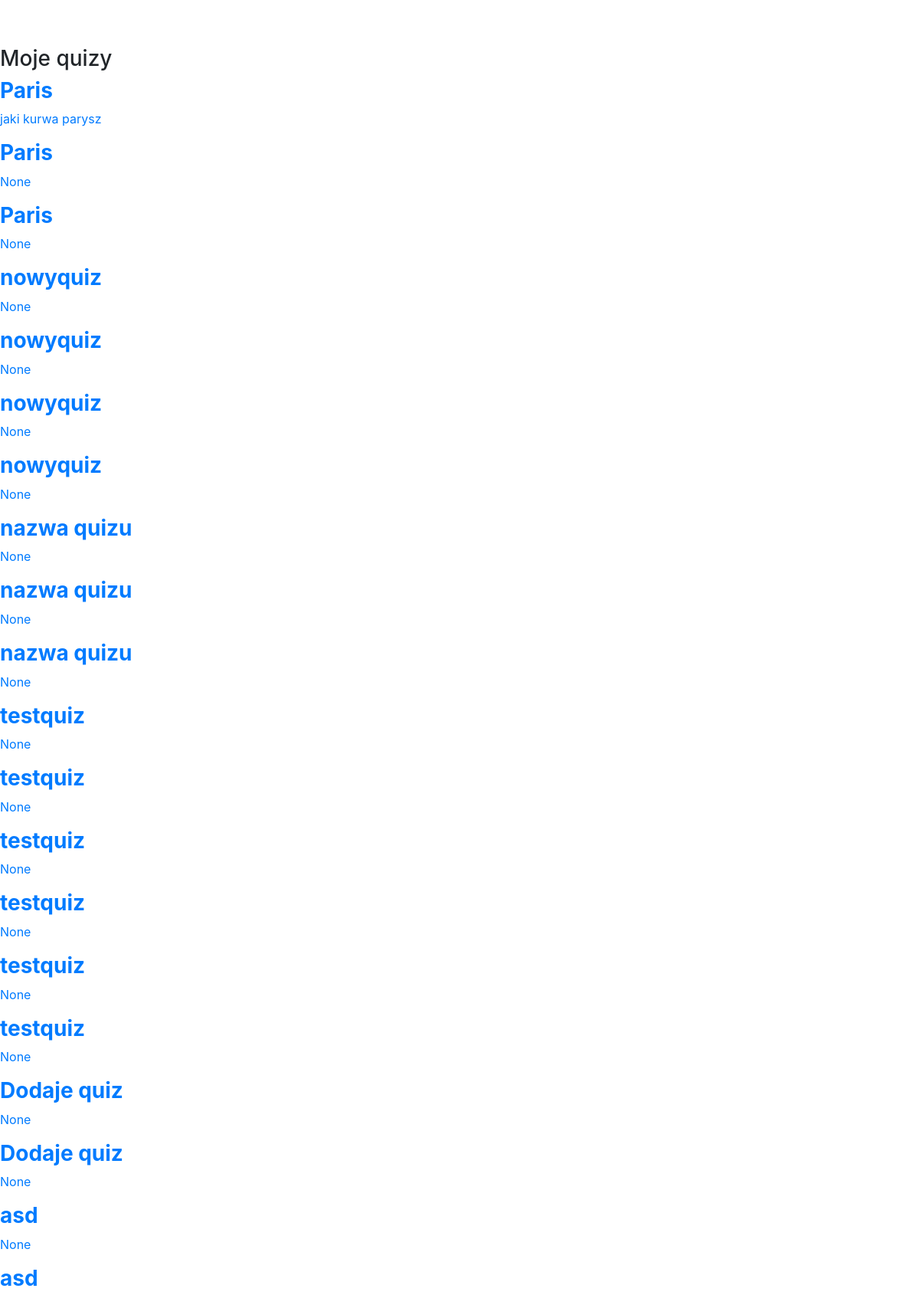
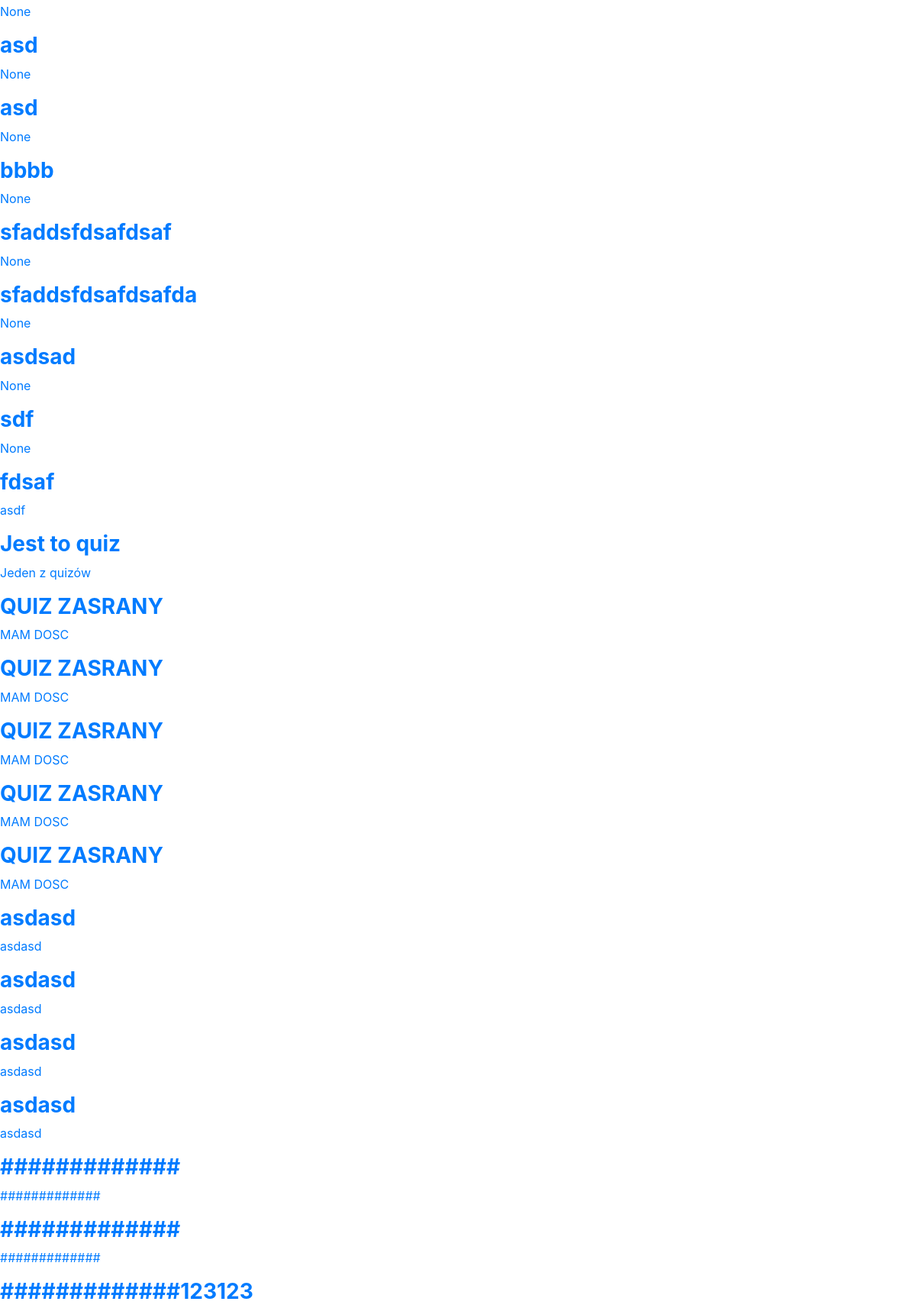
Page /quiz/testlist/ (upper part) on the committed database (2 pictures, top to bottom).
### quizAPP/models.py (models this page shows, shortened)
class Quiz(models.Model):
    title = models.CharField(max_length=200)
    description = models.TextField(blank=True, null=True)
    created_by = models.ForeignKey(User, on_delete=models.PROTECT, related_name='quizzes')

### quizAPP/views.py (the view)
# urls.py: path('testlist/',views.test_list,name='testlist')
def test_list(request):
    quiz_list = Quiz.objects.all()
    return render(request,"quiz/testlist.html",{'quizzes': quiz_list})

### templates/quiz/testlist.html (shortened to what this page needs)
{% extends "base.html" %}
{% block content %}
    <h3>Moje quizy</h3>
    {% if quizzes %}
        {% for quiz in quizzes %}
          <a href="/attend/{{ quiz.id }}" target="_blank"><div class="quiz-option" style="width: 40%;">
              <h3><b>{{ quiz.title }}</b></h3>
              <p>{{ quiz.description }}</p>
          </div></a>
        {% endfor %}
    {% else %}
        <p>Nie ma dostępnych żadnych quizów.</p>
    {% endif %}
{% endblock %}

### static/css/addquiz.css (style rules this page uses)
* { margin: 0; padding: 0; box-sizing: border-box; }
body { font-family: 'Segoe UI', Tahoma, Geneva, Verdana, sans-serif; line-height: 1.6; background-color: #f4f4f4; padding-top: 60px; }

### rows in the picture
Quiz: title "Paris", description "jaki kurwa parysz"
Quiz: title "Paris", description "None"
Quiz: title "Paris", description "None"
Quiz: title "nowyquiz", description "None"
Quiz: title "nowyquiz", description "None"
Quiz: title "nowyquiz", description "None"
Quiz: title "nowyquiz", description "None"
Quiz: title "nazwa quizu", description "None"
Quiz: title "nazwa quizu", description "None"
Quiz: title "nazwa quizu", description "None"
Quiz: title "testquiz", description "None"
Quiz: title "testquiz", description "None"
Quiz: title "testquiz", description "None"
Quiz: title "testquiz", description "None"
Quiz: title "testquiz", description "None"
Quiz: title "testquiz", description "None"
Quiz: title "Dodaje quiz", description "None"
Quiz: title "Dodaje quiz", description "None"
Quiz: title "asd", description "None"
Quiz: title "asd", description "None"
Quiz: title "asd", description "None"
Quiz: title "asd", description "None"
Quiz: title "bbbb", description "None"
Quiz: title "sfaddsfdsafdsaf", description "None"
Quiz: title "sfaddsfdsafdsafda", description "None"
Quiz: title "asdsad", description "None"
Quiz: title "sdf", description "None"
Quiz: title "fdsaf", description "asdf"
Quiz: title "Jest to quiz", description "Jeden z quizów"
Quiz: title "QUIZ ZASRANY", description "MAM DOSC"
Quiz: title "QUIZ ZASRANY", description "MAM DOSC"
Quiz: title "QUIZ ZASRANY", description "MAM DOSC"
Quiz: title "QUIZ ZASRANY", description "MAM DOSC"
Quiz: title "QUIZ ZASRANY", description "MAM DOSC"
Quiz: title "asdasd", description "asdasd"
Quiz: title "asdasd", description "asdasd"
Quiz: title "asdasd", description "asdasd"
Quiz: title "asdasd", description "asdasd"
Quiz: title "#############", description "#############"
Quiz: title "#############", description "#############"
Quiz: title "#############123123"
